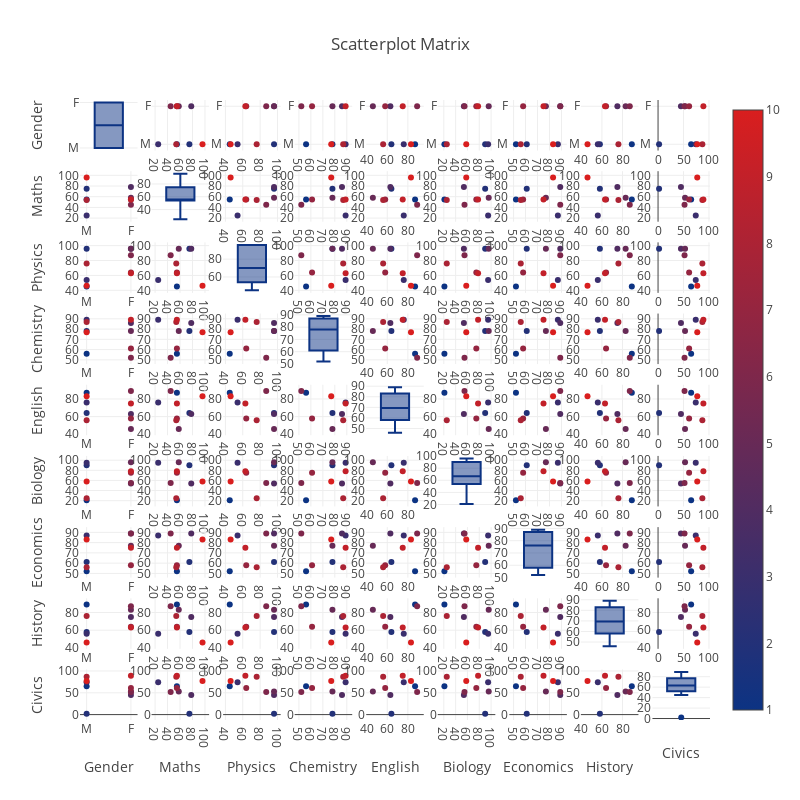

This figure's notebook cell:
### Code cell
df = studmarks
data = df.loc[:,['Gender', 'Maths', 'Physics', 'Chemistry', 'English',
       'Biology', 'Economics', 'History', 'Civics']]
data["index"] = np.arange(1, len(data) +1)

figure = ff.create_scatterplotmatrix(data, diag = 'box', index = 'index', colormap = 'Portland',
                                    colormap_type = 'cat', height = 800, width = 800)
iplot(figure)
